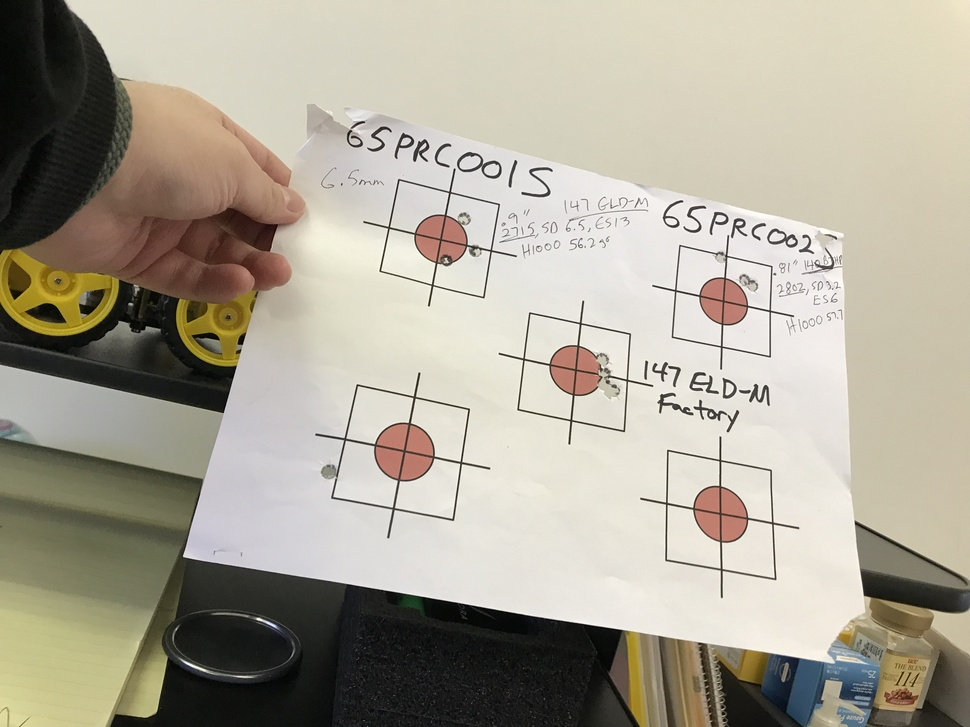
#> input picture imgProcessing/img/1.jpeg, 970 x 727 px, shrunk from 4032 x 3024 before the run
$ python flann.py --input1 img/1.jpeg --input2 img/2.jpeg
#> lines starting #> are read from the running program, lines starting #| are printed output that depends on the picture
from __future__ import print_function
import cv2 as cv
import numpy as np
import argparse
parser = argparse.ArgumentParser(description='Code for Feature Matching with FLANN tutorial.')
parser.add_argument('--input1', help='Path to input image 1.', default='/Users/dongheon97/Desktop/flag_src.png')
parser.add_argument('--input2', help='Path to input image 2.', default='/Users/dongheon97/Desktop/flag_dst.png')
args = parser.parse_args()
img1 = cv.imread(cv.samples.findFile(args.input1), cv.IMREAD_GRAYSCALE)
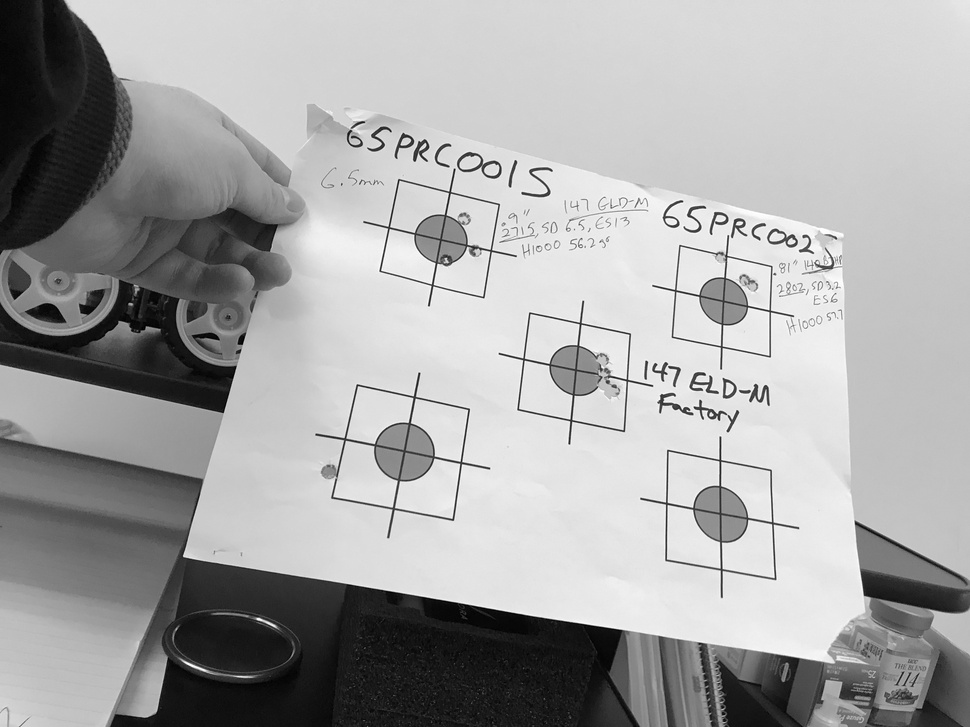
#> img1: shape (727, 970); min 0, max 255, mean 165.9
img2 = cv.imread(cv.samples.findFile(args.input2), cv.IMREAD_GRAYSCALE)
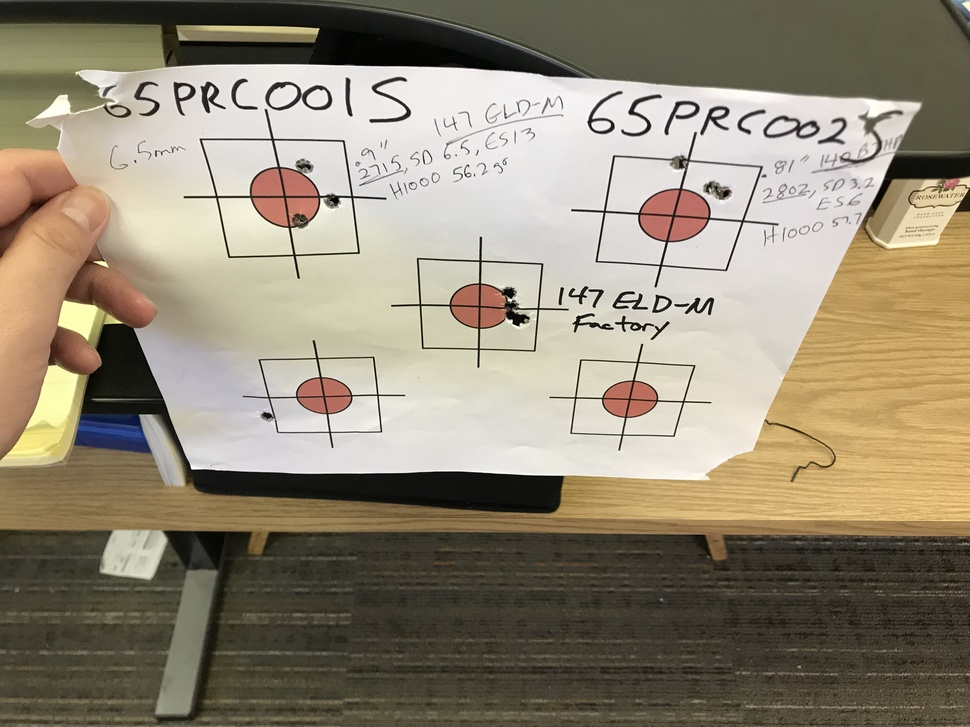
#> input picture imgProcessing/img/2.jpeg, 970 x 727 px, shrunk from 4032 x 3024 before the run
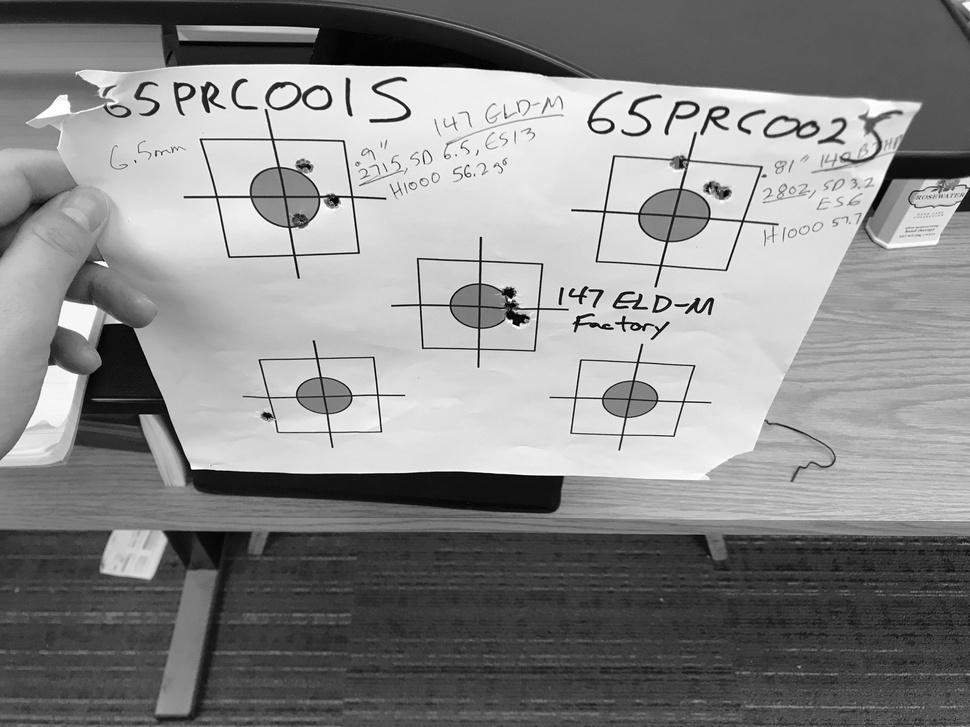
#> img2: shape (727, 970); min 0, max 255, mean 137.3
if img1 is None or img2 is None:
    print('Could not open or find the images!')
    exit(0)
#-- Step 1: Detect the keypoints using SURF Detector, compute the descriptors
minHessian = 40
#detector = cv.xfeatures2d_SURF.create(hessianThreshold=minHessian)
#> (the run stopped early here; a loop or call above may not have finished)
